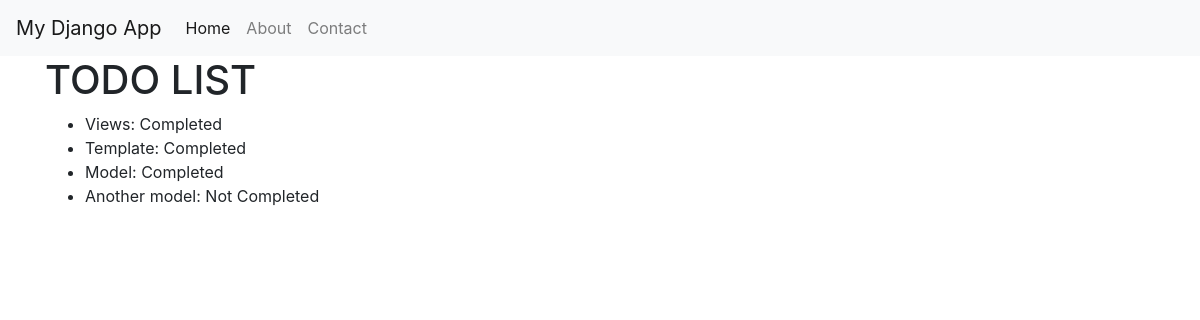
Before: /app/todos/ with the older database file.
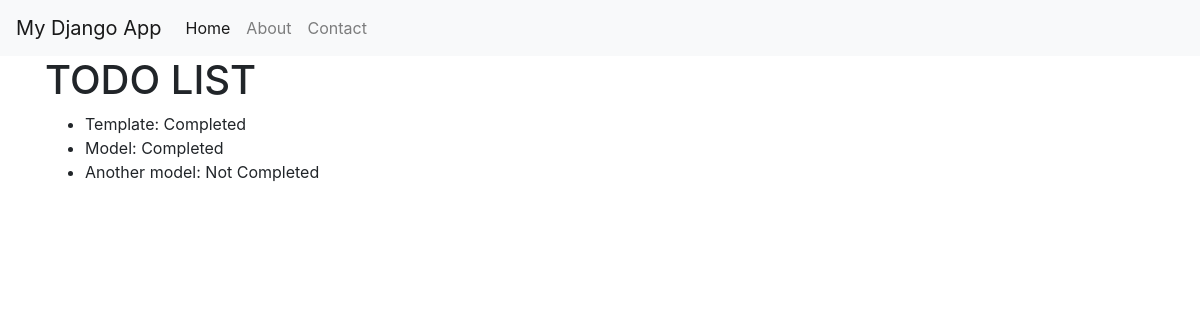
After: the same page with the newer database file.
### myapp/models.py (models this page shows)
class TodoItem(models.Model):
    title = models.CharField(max_length=200)
    completed = models.BooleanField(default=False)

### myapp/views.py (the view)
# urls.py: path("todos/", views.todos, name="todos")
def todos(request):
    items = TodoItem.objects.all()
    return render(request, "todos.html", {"todos": items})

### myapp/templates/todos.html (shortened to what this page needs)
{% extends "base.html" %}
{% block content %}
<h1> TODO LIST </h1>
<ul>
    {% for todo in todos %}
    <li>
        {{ todo.title }}: {% if todo.completed %}Completed{% else %}Not Completed{% endif %}
    </li>
    {% endfor %}
</ul>
{% endblock %}

Changed rows visible on the page:
removed TodoItem: title "Views", completed "Completed"
